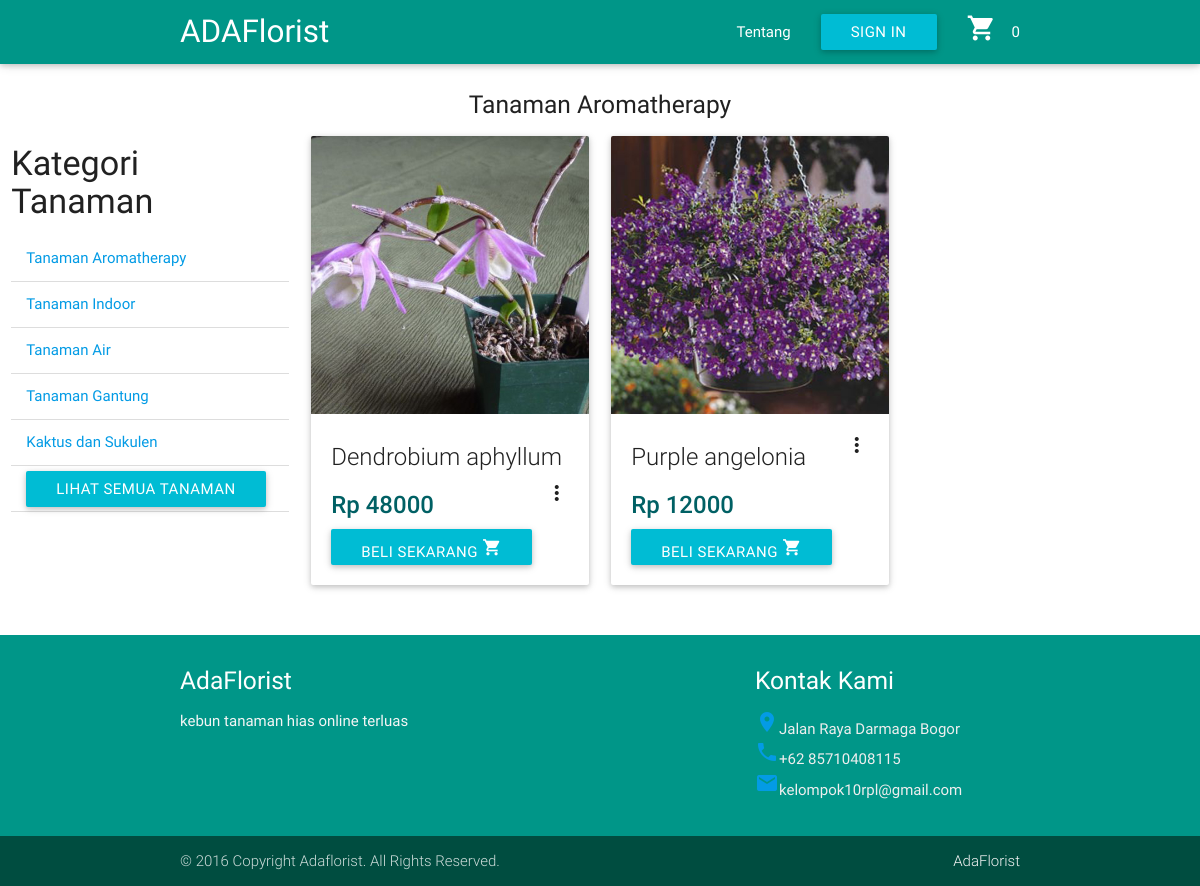
The page /aromatherapy.php on the database its author committed.
### tables this page shows
CREATE TABLE `tanaman` (
  `ID_Tanaman` int(11) NOT NULL,
  `Nama_Tanaman` varchar(25) NOT NULL,
  `Harga_Tanaman` bigint(20) NOT NULL,
  `Deskripsi_Tanaman` varchar(500) NOT NULL,
  `Jumlah_Stok` int(11) NOT NULL,
  `Jenis_Tanaman` varchar(50) NOT NULL,
  `Gambar` varchar(100) NOT NULL,
  `Berat` float DEFAULT NULL,
  `Iklim` varchar(50) DEFAULT NULL,
  `Ukuran_Tanaman` varchar(50) DEFAULT NULL,
  `Media_Tanam` varchar(50) DEFAULT NULL,
  `Ukuranpot` varchar(50) DEFAULT NULL,
  `Penyiraman` varchar(50) DEFAULT NULL,
  `Kebutuhan_Sinar` varchar(50) DEFAULT NULL,
  `Pemupukan` varchar(100) DEFAULT NULL,
  `Asal_Bibit` varchar(100) DEFAULT NULL,
  `Kondisi_Tanaman` varchar(60) DEFAULT NULL,
  `jumlah_beli` int(20) NOT NULL DEFAULT '0',
  `jumlah_lihat` int(20) NOT NULL DEFAULT '0'
);

### aromatherapy.php (the view, shortened to what this page needs)
<!DOCTYPE html>
<html>
<head>
    <link type="text/css" rel="stylesheet" href="css/materialize.min.css" media="screen,projection" />
</head>
<body>
     <?php
    include 'header.php';
    ?>
<div class="row section scrollspy">
    <h5 align=center>Tanaman Aromatherapy</h5>
    <div class="col s3">
        <?php
        include 'kategori.php';
        ?>
    </div>
           <?php
        	include 'connect.php';
	        $tanamans = mysqli_query($connect, "SELECT * FROM tanaman where Jenis_Tanaman='Aromatherapy'");
			while ($tanaman = mysqli_fetch_assoc($tanamans)) {
		?>
		<div class="col s3">
            <div class="card">
                <div class="card-image waves-effect waves-block waves-light">
                    <img class="activator" src="image/<?= $tanaman['Gambar']?>">
                </div>
                <div class="card-content">
                    <p class="card-title activator grey-text text-darken-4"><?php echo $tanaman['Nama_Tanaman'] ?><i class="material-icons right">more_vert</i></p>
                    <span class="card-title activator cyan-text text-darken-4"><strong>Rp <?php echo $tanaman['Harga_Tanaman'] ?></strong>
                    </span>
                    <p> <a class="waves effect waves-light btn cyan" href="tanaman.php?idtanaman=<?php echo $tanaman['ID_Tanaman']?> ">Beli Sekarang  <i class="material-icons">shopping_cart</i></a></p>
                </div>
            </div>
        </div>
        <?php } ?>
    </div>
</body>
<?php
require 'footer.php'
?>
</html>

### rows shown on the page
tanaman: Gambar (picture), Nama_Tanaman "Dendrobium aphyllum", Harga_Tanaman "48000"
tanaman: Gambar (picture), Nama_Tanaman "Purple angelonia", Harga_Tanaman "12000"
